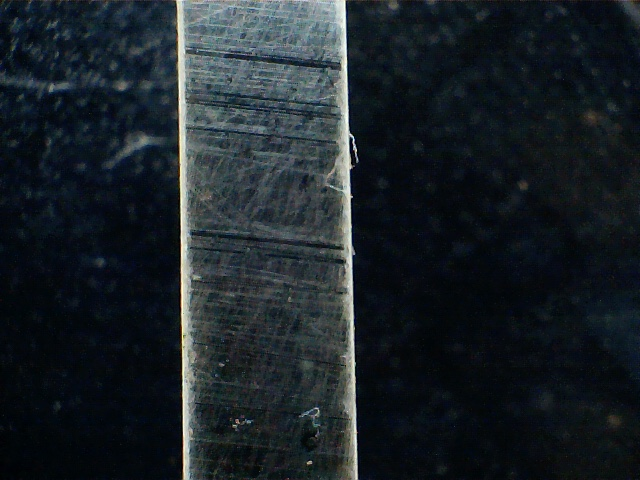
#> input picture CsCF.jpg, 640 x 480 px
$ python 'histo test.py'
#> lines starting #> are read from the running program, lines starting #| are printed output that depends on the picture; after the words box and inside, x2 and y2 are one past the last pixel; in counts of white or black regions, pixels touching at a corner belong together
# -*- coding: utf-8 -*-
"""
Created on Thu Dec 19 20:09:03 2019

@author: pfair
"""


import numpy as np
import matplotlib.pyplot as plt
from skimage import data,filters,io
from skimage.feature import canny
from skimage.exposure import equalize_adapthist
from skimage.color import rgb2gray
from skimage.transform import (rotate, hough_line, hough_line_peaks,
                               probabilistic_hough_line)
from skimage.filters import (threshold_otsu, threshold_niblack,
                             threshold_sauvola)


x_l=0.0
plt.rcParams['font.size'] = 9
#change input to be read from script file.
image = io.imread('CsCF.jpg')
#> image is the input picture: shape (480, 640, 3); mean R, G, B 27, 34.6, 39.9
#infile=input('Input filename: ')
#image=io.imread(infile)
#convert to 8 bit greyscale
grey=rgb2gray(image)
dims=image.shape
#> dims = (480, 640, 3)
print(dims)
#| (480, 640, 3)
# set the mask threshold level
#this is a bit arbirary and should be changed.
#possibly use minium threhold in skimage?
vreddish = image[:, :, 0] > 150
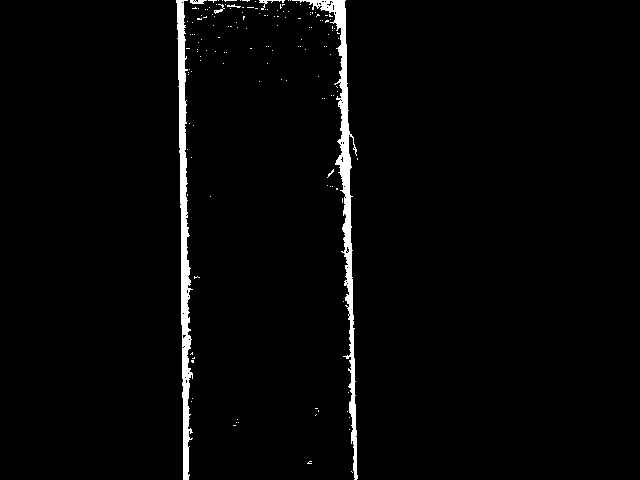
#> vreddish: shape (480, 640) bool; 2.4% white; 153 white regions (147 under 20 px), largest, box (x1, y1, x2, y2) and area: (292, 0, 358, 480) 3457, (176, 0, 193, 480) 3357, (259, 0, 285, 10) 61, (190, 0, 207, 4) 50, (214, 4, 225, 14) 37, (227, 4, 241, 8) 25
otsu_th = threshold_otsu(image)
#> otsu_th = 70
nib_th = threshold_niblack(image)
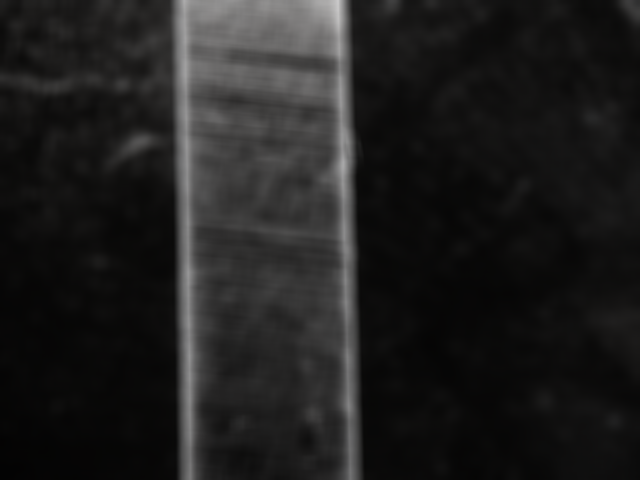
#> nib_th: shape (480, 640, 3) float64; mean R, G, B 31.9, 31.4, 31.1
sa_th = threshold_sauvola(image)
binary_niblack = image > nib_th
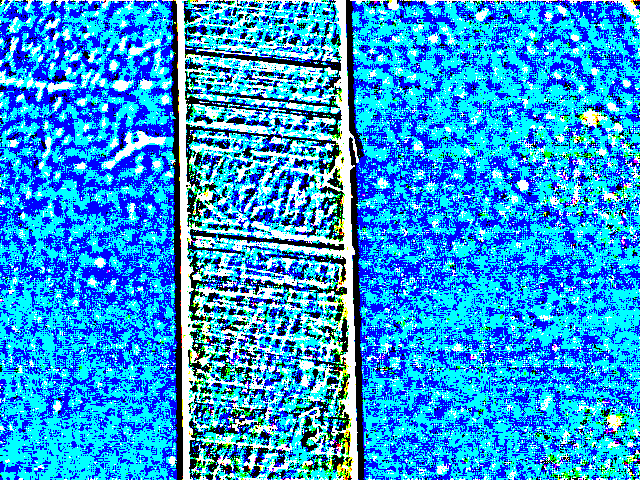
#> binary_niblack: shape (480, 640, 3) bool; mean R, G, B 0.151, 0.602, 0.886
binary_sauvola = image > sa_th
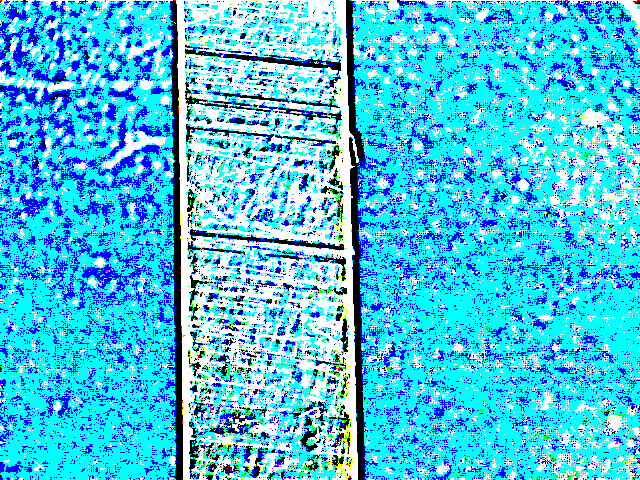
#> binary_sauvola: shape (480, 640, 3) bool; mean R, G, B 0.245, 0.774, 0.933
binary_otsu = image > otsu_th
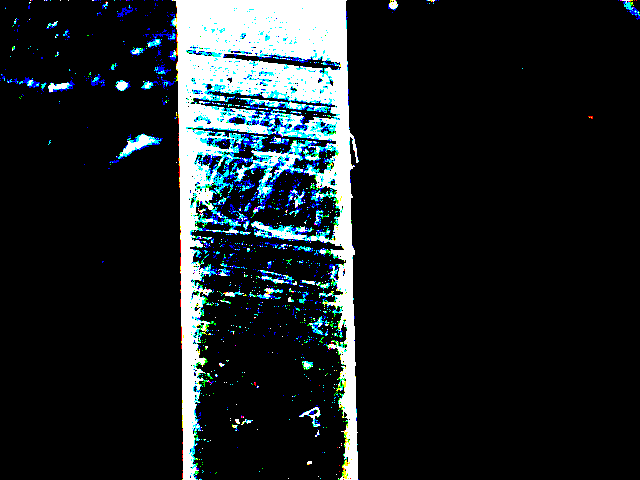
#> binary_otsu: shape (480, 640, 3) bool; mean R, G, B 0.106, 0.132, 0.142

vmask = image[vreddish]
fig, axes = plt.subplots(2, 3, figsize=(25, 25), sharex=True, sharey=True)
ax = axes.ravel()
ax[0].imshow(image)
ax[0].set_title('colour image')
ax[1].imshow(grey)
ax[1].set_title('greyscale')
ax[2].imshow(vreddish)
ax[2].set_title('Mask > 150')
ax[3].imshow(binary_otsu,cmap=plt.cm.gray)
ax[3].set_title('otsu')
ax[4].imshow(binary_niblack,cmap=plt.cm.gray)
ax[4].set_title('niblack')
ax[5].imshow(binary_sauvola,cmap=plt.cm.gray)
ax[5].set_title('sauvola')
